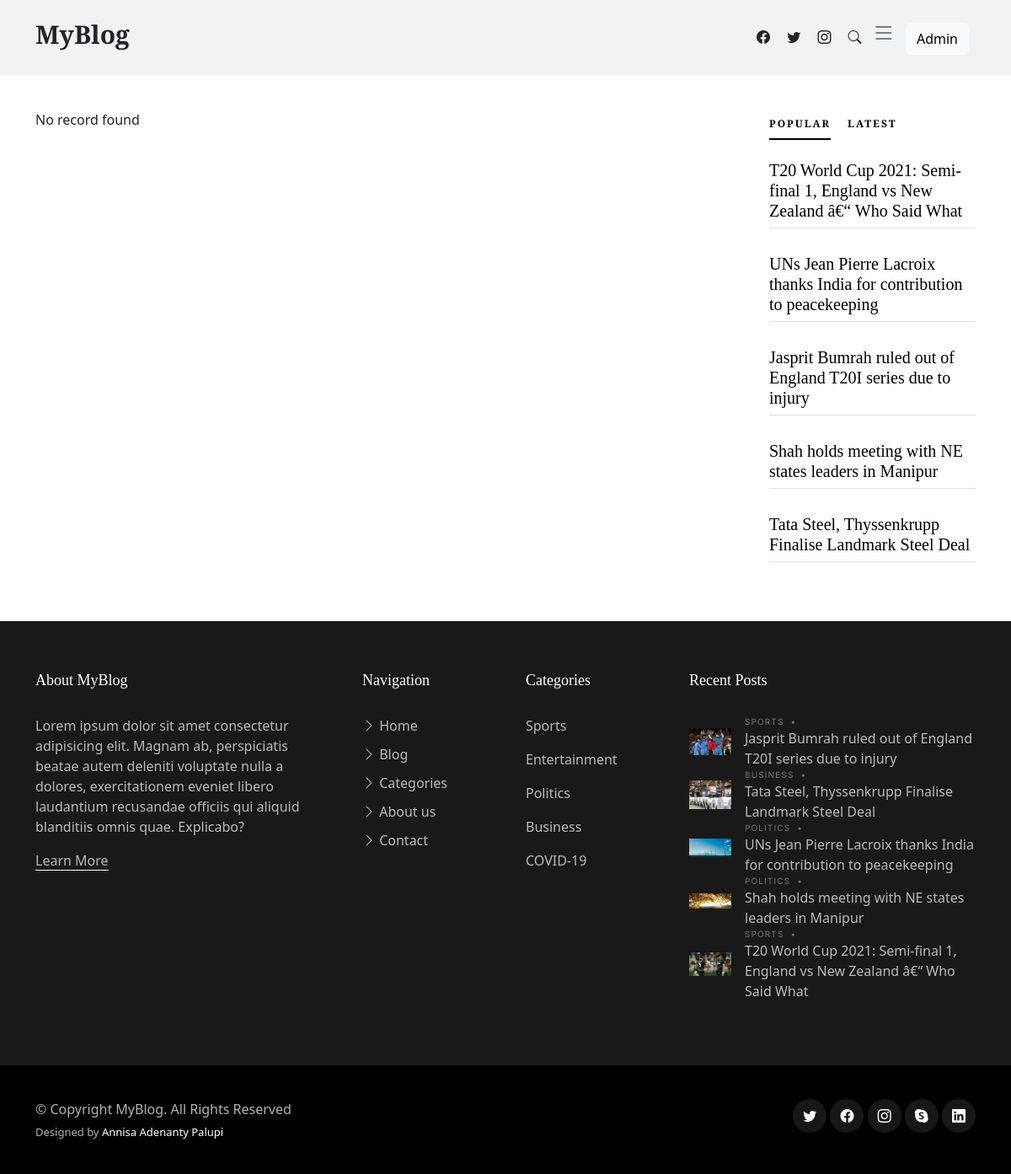
The app's page /category.php with its own data.
### tables this page shows
CREATE TABLE `tblposts` (
  `id` int NOT NULL,
  `PostTitle` longtext,
  `CategoryId` int DEFAULT NULL,
  `SubCategoryId` int DEFAULT NULL,
  `PostDetails` longtext,
  `PostingDate` timestamp NULL DEFAULT CURRENT_TIMESTAMP,
  `UpdationDate` timestamp NULL DEFAULT NULL ON UPDATE CURRENT_TIMESTAMP,
  `Is_Active` int DEFAULT NULL,
  `PostUrl` mediumtext,
  `PostImage` varchar(255) DEFAULT NULL,
  `viewCounter` int DEFAULT NULL,
  `postedBy` varchar(255) DEFAULT NULL,
  `lastUpdatedBy` varchar(255) DEFAULT NULL
);

CREATE TABLE `tblcategory` (
  `id` int NOT NULL,
  `CategoryName` varchar(200) DEFAULT NULL,
  `Description` mediumtext,
  `PostingDate` timestamp NULL DEFAULT CURRENT_TIMESTAMP,
  `UpdationDate` timestamp NULL DEFAULT NULL ON UPDATE CURRENT_TIMESTAMP,
  `Is_Active` int DEFAULT NULL
);

### category.php (the view, shortened to what this page needs)
<!DOCTYPE html>
<html lang="en">
  <head>
    <link
      href="zenblog/assets/vendor/bootstrap/css/bootstrap.min.css"
      rel="stylesheet"
    />
    <link
      href="zenblog/assets/vendor/bootstrap-icons/bootstrap-icons.css"
      rel="stylesheet"
    />
    <link href="zenblog/assets/vendor/swiper/swiper-bundle.min.css" rel="stylesheet" />
    <link
      href="zenblog/assets/vendor/glightbox/css/glightbox.min.css"
      rel="stylesheet"
    />
    <link href="zenblog/assets/vendor/aos/aos.css" rel="stylesheet" />
    <link href="zenblog/assets/css/variables.css" rel="stylesheet" />
    <link href="zenblog/assets/css/main.css" rel="stylesheet" />
  </head>
  <body>
     <?php
     include ("header.php");
     ?>
    <main id="main">
      <section>
        <div class="container">
          <div class="row">
            <div class="col-md-9" data-aos="fade-up">
            <?php
                  if (isset($_GET['pageno'])) {
                          $pageno = $_GET['pageno'];
                      } else {
                          $pageno = 1;
                      }
                      $no_of_records_per_page = 8;
                      $offset = ($pageno-1) * $no_of_records_per_page;
              $query=mysqli_query($con,"select tblposts.id as pid,tblposts.PostTitle as posttitle,tblposts.PostImage,tblcategory.CategoryName as category,tblsubcategory.Subcategory as subcategory,tblposts.PostDetails as postdetails,tblposts.PostingDate as postingdate,tblposts.PostUrl as url from tblposts left join tblcategory on tblcategory.id=tblposts.CategoryId left join  tblsubcategory on  tblsubcategory.SubCategoryId=tblposts.SubCategoryId where tblposts.CategoryId='".$_SESSION['catid']."' and tblposts.Is_Active=1 order by tblposts.id desc LIMIT $offset, $no_of_records_per_page");
              $rowcount=mysqli_num_rows($query);
              if($rowcount==0)
              {
              echo "No record found";
              }?>
            </div>
            <div class="col-lg-3">
                    <div class="aside-block ms-3">
                      <ul
                        class="nav nav-pills custom-tab-nav mb-4"
                        id="pills-tab"
                        role="tablist"
                        >
                        <li class="nav-item" role="presentation">
                          <button
                            class="nav-link active"
                            id="pills-popular-tab"
                            data-bs-toggle="pill"
                            data-bs-target="#pills-popular"
                            type="button"
                            role="tab"
                            aria-controls="pills-popular"
                            aria-selected="true"
                          >
                            Popular
                          </button>
                        </li>
                        <li class="nav-item" role="presentation">
                          <button
                            class="nav-link"
                            id="pills-latest-tab"
                            data-bs-toggle="pill"
                            data-bs-target="#pills-latest"
                            type="button"
                            role="tab"
                            aria-controls="pills-latest"
                            aria-selected="false"
                          >
                            Latest
                          </button>
                        </li>
                      </ul>
                      <div class="tab-content" id="pills-tabContent">
                        <?php
                        $query1=mysqli_query($con,"select tblposts.id as pid,tblposts.PostTitle as posttitle from tblposts left join tblcategory on tblcategory.id=tblposts.CategoryId left join  tblsubcategory on  tblsubcategory.SubCategoryId=tblposts.SubCategoryId  order by viewCounter desc limit 5");
                        while ($result=mysqli_fetch_array($query1)) {
                        ?>
                        <div
                          class="tab-pane fade show active"
                          id="pills-popular"
                          role="tabpanel"
                          aria-labelledby="pills-popular-tab"
                          >
                          <div class="post-entry-1 border-bottom">
                            <h2 class="mb-2">
                              <a href="single-post.php"
                                ><?php echo htmlentities($result['posttitle']);?></a
                              >
                            </h2>
                          </div>
                        </div>
                        <?php } ?>
                      </div>
                    </div>
                  </div>
          </div>
        </div>
      </section>
    </main>
     <?php
     include ("footer.php");
     ?>
  </body>
</html>

### footer.php
<footer id="footer" class="footer">
<div class="footer-content">
  <div class="container">
    <div class="row g-5">
      <div class="col-lg-4">
        <h3 class="footer-heading">About MyBlog</h3>
        <p>Lorem ipsum dolor sit amet consectetur adipisicing elit. Magnam ab, perspiciatis beatae autem deleniti voluptate nulla a dolores, exercitationem eveniet libero laudantium recusandae officiis qui aliquid blanditiis omnis quae. Explicabo?</p>
        <p><a href="about.php" class="footer-link-more">Learn More</a></p>
      </div>
      <div class="col-6 col-lg-2">
        <h3 class="footer-heading">Navigation</h3>
        <ul class="footer-links list-unstyled">
          <li><a href="index.php"><i class="bi bi-chevron-right"></i> Home</a></li>
          <li><a href="index.php"><i class="bi bi-chevron-right"></i> Blog</a></li>
          <li><a href="category.php"><i class="bi bi-chevron-right"></i> Categories</a></li>
          <li><a href="about.php"><i class="bi bi-chevron-right"></i> About us</a></li>
          <li><a href="contact.php"><i class="bi bi-chevron-right"></i> Contact</a></li>
        </ul>
      </div>
      <div class="col-6 col-lg-2">
        <h3 class="footer-heading">Categories</h3>
        <?php $query=mysqli_query($con,"select id,CategoryName from tblcategory");
                while($row=mysqli_fetch_array($query))
                {
                ?>
        <ul class="footer-links list-unstyled">
          <li><a href="zenblog/category.php?catid=<?php echo htmlentities($row['id'])?>"><?php echo htmlentities($row['CategoryName']);?>
          </a></li>
        </ul>
        <?php } ?>
      </div>
      <div class="col-lg-4">
        <h3 class="footer-heading">Recent Posts</h3>
        <ul class="footer-links footer-blog-entry list-unstyled">
          <li>
          <?php
                        $query=mysqli_query($con,"select tblposts.id as pid,tblposts.PostTitle as posttitle, tblposts.PostImage as postimage, tblcategory.CategoryName as category from tblposts left join tblcategory on tblcategory.id=tblposts.CategoryId left join  tblsubcategory on  tblsubcategory.SubCategoryId=tblposts.SubCategoryId limit 8");
                        while ($row=mysqli_fetch_array($query)) {
                        ?>
            <a href="single-post.html" class="d-flex align-items-center">
              <img src="admin/postimages/<?php echo htmlentities($row['postimage']);?>" alt="" class="img-fluid me-3">
              <div>
                <div class="post-meta d-block"><span class="date"><?php echo htmlentities($row['category']);?></span> <span class="mx-1">&bullet;</span></div>
                <span><?php echo htmlentities($row['posttitle']);?></span>
              </div>
            </a>
            <?php } ?>
          </li>
        </ul>
      </div>
    </div>
  </div>
</div>
<div class="footer-legal">
  <div class="container">
    <div class="row justify-content-between">
      <div class="col-md-6 text-center text-md-start mb-3 mb-md-0">
        <div class="copyright">
          © Copyright <strong><span>MyBlog</span></strong>. All Rights Reserved
        </div>
        <div class="credits">
          Designed by <a>Annisa Adenanty Palupi</a>
        </div>
      </div>
      <div class="col-md-6">
        <div class="social-links mb-3 mb-lg-0 text-center text-md-end">
          <a href="#" class="twitter"><i class="bi bi-twitter"></i></a>
          <a href="#" class="facebook"><i class="bi bi-facebook"></i></a>
          <a href="#" class="instagram"><i class="bi bi-instagram"></i></a>
          <a href="#" class="google-plus"><i class="bi bi-skype"></i></a>
          <a href="#" class="linkedin"><i class="bi bi-linkedin"></i></a>
        </div>
      </div>
    </div>
  </div>
</div>
</footer>

### zenblog/assets/css/variables.css (style rules this page uses)
:root { --font-default: 'EB Garamond', system-ui, -apple-system, "Segoe UI", Roboto, "Helvetica Neue", Arial, "Noto Sans", "Liberation Sans", sans-serif, "Apple Color Emoji", "Segoe UI Emoji", "Segoe UI Symbol", "Noto Color Emoji"; --font-primary: 'EB Garamond', serif; --font-secondary: 'Inter', sans-serif; --color-default: #212529; --color-default-rgb: 33, 37, 41; --color-links: #212529; --color-links-hover: #15171a; --color-primary: #212529; --color-primary-light: #26282c; --color-primary-dark: #0b0c0e; --color-primary-rgb: 33, 37, 41; --color-primary-light-rgb: 38, 40, 44; --color-primary-dark-rgb: 11, 12, 14; --color-secondary: #596d80; --color-secondary-light: #8498aa; --color-secondary-dark: #404f5c; --color-secondary-rgb: 89, 109, 128; --color-secondary-light-rgb: 132, 152, 170; --color-secondary-dark-rgb: 64, 79, 92; --color-blue: #0d6efd; --color-blue-rgb: 13, 110, 253; --color-indigo: #6610f2; --color-indigo-rgb: 102, 16, 242; --color-purple: #6f42c1; --color-purple-rgb: 111, 66, 193; --color-pink: #f3268c; --color-pink-rgb: 243, 38, 140; --color-red: #df1529; --color-red-rgb: 223, 21, 4; --color-orange: #fd7e14; --color-orange-rgb: 253, 126, 20; --color-yellow: #ffc107; --color-yellow-rgb: 255, 193, 7; --color-green: #059652; --color-green-rgb: 5, 150, 82; --color-teal: #20c997; --color-teal-rgb: 32, 201, 151; --color-cyan: #0dcaf0; --color-cyan-rgb: 13, 202, 240; --color-white: #ffffff; --color-white-rgb: 255, 255, 255; --color-gray: #6c757d; --color-gray-rgb: 108, 117, 125; --color-black: #000000; --color-black-rgb: 0, 0, 0; }
:root { --bs-blue: var(--color-blue); --bs-indigo: var(--color-indigo); --bs-purple: var(--color-purple); --bs-pink: var(--color-pink); --bs-red: var(--color-red); --bs-orange: var(--color-orange); --bs-yellow: var(--color-yellow); --bs-green: var(--color-green); --bs-teal: var(--color-teal); --bs-cyan: var(--color-cyan); --bs-white: var(--color-white); --bs-gray: var(--color-gray); --bs-gray-dark: #343a40; --bs-gray-100: #f8f9fa; --bs-gray-200: #e9ecef; --bs-gray-300: #dee2e6; --bs-gray-400: #ced4da; --bs-gray-500: #adb5bd; --bs-gray-600: #6c757d; --bs-gray-700: #495057; --bs-gray-800: #343a40; --bs-gray-900: #212529; --bs-primary: var(--color-blue); --bs-secondary: var(--color-blue); --bs-success: #198754; --bs-info: #0dcaf0; --bs-warning: #ffc107; --bs-danger: #dc3545; --bs-light: #f8f9fa; --bs-dark: #212529; --bs-primary-rgb: var(--color-primary-rgb); --bs-secondary-rgb: var(--color-secondary-rgb); --bs-success-rgb: 25, 135, 84; --bs-info-rgb: 13, 202, 240; --bs-warning-rgb: 255, 193, 7; --bs-danger-rgb: 220, 53, 69; --bs-light-rgb: 248, 249, 250; --bs-dark-rgb: 33, 37, 41; --bs-white-rgb: var(--color-white-rgb); --bs-black-rgb: var(--color-black-rgb); --bs-body-color-rgb: var(--color-default-rgb); --bs-body-bg-rgb: 255, 255, 255; --bs-font-sans-serif: var(--font-default); --bs-font-monospace: SFMono-Regular, Menlo, Monaco, Consolas, "Liberation Mono", "Courier New", monospace; --bs-gradient: linear-gradient(180deg, rgba(255, 255, 255, 0.15), rgba(255, 255, 255, 0)); --bs-body-font-family: var(--font-default); --bs-body-font-size: 1rem; --bs-body-font-weight: 400; --bs-body-line-height: 1.5; --bs-body-color: var(--color-default); --bs-body-bg: #fff; }

### records on screen
tblposts: PostTitle "T20 World Cup 2021: Semi-final 1, England vs New Zealand â€“ Who Said What", PostImage (picture), CategoryId.CategoryName "SPORTS"
tblposts: PostTitle "UNs Jean Pierre Lacroix thanks India for contribution to peacekeeping", PostImage (picture), CategoryId.CategoryName "POLITICS"
tblposts: PostTitle "Jasprit Bumrah ruled out of England T20I series due to injury", PostImage (picture), CategoryId.CategoryName "SPORTS"
tblposts: PostTitle "Shah holds meeting with NE states leaders in Manipur", PostImage (picture), CategoryId.CategoryName "POLITICS"
tblposts: PostTitle "Tata Steel, Thyssenkrupp Finalise Landmark Steel Deal", PostImage (picture), CategoryId.CategoryName "BUSINESS"
tblcategory: CategoryName "Sports"
tblcategory: CategoryName "Entertainment"
tblcategory: CategoryName "Politics"
tblcategory: CategoryName "Business"
tblcategory: CategoryName "COVID-19"
